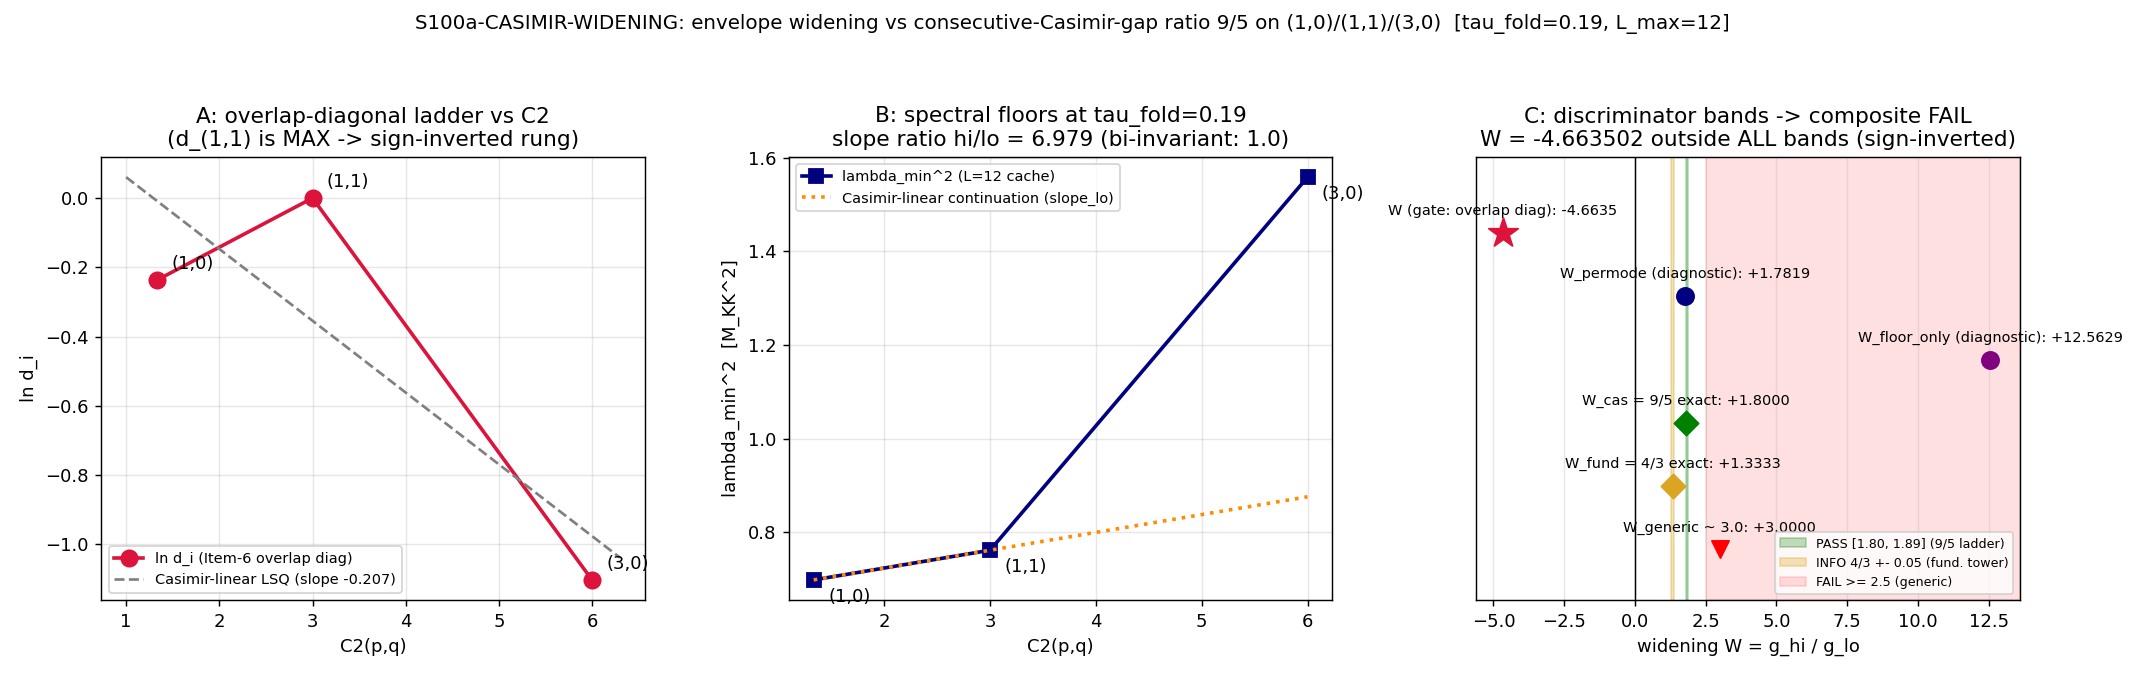

Write Python code to recreate this figure.
#!/usr/bin/env python3
"""
S100a W2-3 S100a-CASIMIR-WIDENING -- envelope widening W vs the
consecutive-Casimir-gap ratio 9/5 on the triality tower
=============================================================================

Gate: S100a-CASIMIR-WIDENING ([SIGN])
Plan: sessions/session-plan/session-100a-plan-w2.md SS W2-3
Classification: GEOMETRIC

Pre-registered discriminator bands (plan tolerance pin, FROZEN at plan-freeze
2026-06-03, BEFORE any computation):
    PASS : W in [1.80, 1.89]      (Casimir-ladder band centred on 9/5 = 1.800)
    INFO : |W - 4/3| <= 0.05      (fundamental (k,0) tower selected -- wrong
                                   sector assignment; C2 ladder real, wrong rungs)
    FAIL : otherwise              (named onset W >= 2.5; generic equal-Dlog ~ 3.0)

Method (plan SS W2-3, executed exactly):
  (1) Confirm the tower assignment (1,0)/(1,1)/(3,0) with exact-rational
      C2 = (4/3, 3, 6)  [Fraction arithmetic in-script; Sage-QQ cross-check
      recorded agent-side: C2 tower [4/3,3,6], g_lo=5/3, g_hi=3, W=9/5,
      W_fund=4/3, dims (3,8,10), trialities (1,0,0) -- all True].
  (2) From the Item-6 diagonal overlaps {d_i} (s100a_yukawa_overlap_offdiag.npz),
      form g_lo = ln(d_(1,1)/d_(1,0)), g_hi = ln(d_(3,0)/d_(1,1)), W = g_hi/g_lo.
  (3) Structural anchor: pure-Casimir-gap ratio
      (C2(3,0)-C2(1,1))/(C2(1,1)-C2(1,0)) = 3/(5/3) = 9/5 (exact).
  (4) Compare the integral-derived W against the three discriminator bands.

Substitution chain (math-scripts.md, sign/direction claim):
  Def 1: C2(p,q) = (p^2 + q^2 + p*q + 3p + 3q)/3        [SU(3) quadratic Casimir]
  Def 2: tower = {(1,0),(1,1),(3,0)} => C2 = {4/3, 3, 6}
  Def 3: g_lo = ln(d_(1,1)/d_(1,0)) ; g_hi = ln(d_(3,0)/d_(1,1))
  Def 4: W = g_hi / g_lo
  Casimir anchor: g_lo^cas = 3 - 4/3 = 5/3 ; g_hi^cas = 6 - 3 = 3
                  W_cas = 3/(5/3) = 9/5 = 1.800 exact  (predicted: positive,
                  both gaps same-sign, ratio in PASS band)
  Realised (Item-6 d_i): substituted numerically at runtime, printed below.
  Direction read-off: sign(W_computed) vs sign(W_cas = +9/5).

Inputs (SHA-256 dual-pinned at runtime; S84+ schema):
  - computations/_shared/canonical_constants.py            (runtime SHA)
  - computations/session-84/s84_spectrum_cache_L12_tau019.npz
        plan-freeze pin 9e6d9cf7fd6a6949d622441b26fb9c2fa568654a22dc802e99898c326ca0f8d9
  - computations/session-100a/s100a_yukawa_overlap_offdiag.npz  (Item-6 output;
        runtime SHA; 4th audit ingredient per plan audit_discriminators)

Output 4-tuple:
  (value=<W + cross-checks>, scheme=CASIMIR-LADDER-WIDENING, convention=RATIO,
   L_max=12)

Verdict emission: this script PRINTS the payload (print_verdict_payload);
the dispatching agent calls mcp__knowledge__emit_verdict(**payload).
NO open("a") verdict write (Windows cross-process race, S98 lost 5/8 lines).

Casimir eigenvalues here are group-theoretic (C2(p,q)), NOT Seeley-DeWitt
heat-kernel coefficients -> no a_n regulator pin. No SCHEMATIC helper -> no
CLASS pin. The widening is a scheme-invariant RATIO (lizzi functional-
independence pin).
"""

from __future__ import annotations

# ---------------------------------------------------------------------------
# Section 0 -- CPU thread cap (machinery pin GPU_path: numpy.linalg, OMP 8)
# MUST precede every numpy import, including the one inside canonical_constants.
# ---------------------------------------------------------------------------
import os
os.environ.setdefault("OMP_NUM_THREADS", "8")
os.environ.setdefault("MKL_NUM_THREADS", "8")

# ---------------------------------------------------------------------------
# Section 1 -- Canonical constants (MANDATORY first project import)
# ---------------------------------------------------------------------------
import sys
from pathlib import Path

_SHARED = Path(__file__).resolve().parent.parent / "_shared"   # (local)
sys.path.insert(0, str(_SHARED))
from canonical_constants import *  # noqa: F401,F403  (tau_fold, m_e, m_mu, R_cross_yukawa_t1_t2)

# ---------------------------------------------------------------------------
# Section 2 -- Standard imports
# ---------------------------------------------------------------------------
import hashlib
import json
import time
from fractions import Fraction as Fr
from math import log

import numpy as np
import matplotlib
matplotlib.use("Agg")
import matplotlib.pyplot as plt

# ---------------------------------------------------------------------------
# Section 3 -- Paths + pre-registration (ALL pinned before compute)
# ---------------------------------------------------------------------------
SESSION_DIR = Path(__file__).resolve().parent
COMPUTATIONS_DIR = SESSION_DIR.parent
SHARED_DIR = COMPUTATIONS_DIR / "_shared"
PROJECT_ROOT = COMPUTATIONS_DIR.parent

SESSION = "100a"                                                    # (local)
GATE_ID = "S100a-CASIMIR-WIDENING"                                  # (local)
SCHEME = "CASIMIR-LADDER-WIDENING"                                  # (local)
CONVENTION = "RATIO"                                                # (local)
L_MAX = "12"                                                        # (local)

# Pre-registered discriminator bands (plan SS W2-3 tolerance pin; closed bands)
PASS_BAND_LO = 1.80          # Casimir-ladder band, lower edge (9/5)   # (local)
PASS_BAND_HI = 1.89          # upper edge (PDG 1.8894 context)         # (local)
INFO_CENTER = 4.0 / 3.0      # fundamental (k,0) tower target          # (local)
INFO_HALFWIDTH = 0.05        # plan: INFO at 1.333 +- 0.05             # (local)
FAIL_GENERIC_ONSET = 2.5     # plan: FAIL at >= 2.5 (generic ~3.0)     # (local)

# Pre-registered regime / cross-check tolerances
GLO_COND_TOL = 1e-6          # |g_lo| conditioning floor (BREAKDOWN below)  # (local)
RECON_TOL = 1e-12            # reconstruction cross-check tolerance         # (local)
PDG_TOL = 1e-9               # publication-precision-tolerant default       # (local)

# The two towers (plan-pinned)
TOWER = [(1, 0), (1, 1), (3, 0)]       # triality tower (gate target)
FUND_TOWER = [(1, 0), (2, 0), (3, 0)]  # fundamental (k,0) alternative (INFO)

CACHE_PATH = COMPUTATIONS_DIR / "session-84" / "s84_spectrum_cache_L12_tau019.npz"
CACHE_SHA_PIN = "9e6d9cf7fd6a6949d622441b26fb9c2fa568654a22dc802e99898c326ca0f8d9"  # plan-freeze pin
ITEM6_NPZ = SESSION_DIR / "s100a_yukawa_overlap_offdiag.npz"

OUT_NPZ = SESSION_DIR / "s100a_casimir_widening.npz"
OUT_PNG = SESSION_DIR / "s100a_casimir_widening.png"

INPUT_FILES = [
    SHARED_DIR / "canonical_constants.py",
    CACHE_PATH,
    ITEM6_NPZ,
]

MACHINERY_PIN_MAP = {                                               # (local)
    "_gate_id": GATE_ID,
    "_wp_id": "session-100a-w2-workingpaper.md#W2-3",
    "_scheme": SCHEME,
    "_convention": CONVENTION,
    "N_eval": "3 tower sectors (1,0),(1,1),(3,0) -> 2 log-gaps -> 1 widening ratio",
    "L_max": "12",
    "scan_range": "N/A -- fixed tower, fixed tau_fold",
    "step_size": "N/A -- discrete",
    "tolerance": ("Casimir anchor exact (9/5); integral-W PASS band [1.80, 1.89]; "
                  "INFO at 1.333 +- 0.05; FAIL at >= 2.5"),
    "random_seed": "N/A -- deterministic",
    "GPU_path": "numpy.linalg (inherits Item-6 sector arrays; CPU adequate, OMP-capped 8)",
    "publication_precision": "6 sig figs (widening cited downstream in SS IV layer-separation ledger)",
    "spectrum_cache_sha": CACHE_SHA_PIN,
}


# ---------------------------------------------------------------------------
# Section 4 -- SHA-256 input-pin block (S84+ dual-SHA; Item-6-consistent)
# ---------------------------------------------------------------------------

def sha256_of(path: Path) -> str:
    h = hashlib.sha256()  # (local)
    try:
        h.update(path.read_bytes())
    except OSError:
        return ""
    return h.hexdigest()


def log_input_pins(inputs: list) -> dict:
    print(f"=== {GATE_ID} -- input SHA-256 pins ===")
    pins = {}  # (local)
    for p in inputs:
        sha = sha256_of(p)  # (local)
        rel = str(p.relative_to(PROJECT_ROOT)).replace("\\", "/")  # (local)
        print(f"  {rel}: {sha[:16]}...")
        pins[rel] = sha
    return pins


def compute_dual_sha(script_path: Path, canonical_path: Path,
                     pins: dict, item6_sha: str) -> tuple:
    """audit_sha256 = sha256(script || canonical || pinmap_json || item6_npz_sha);
    content_sha256 = sha256(script). Pinmap embeds per-gate identity keys
    (_gate_id/_scheme/...) so audit_sha256 is gate-unique. The Item-6 npz SHA
    is the 4th audit ingredient per the plan audit_discriminators block
    (["script", "canonical", "pinmap", "item6_npz_sha"])."""
    script_bytes = script_path.read_bytes()                         # (local)
    canonical_bytes = canonical_path.read_bytes()                   # (local)
    full_pinmap = dict(pins)                                        # (local)
    full_pinmap.update(MACHINERY_PIN_MAP)
    pinmap_json = json.dumps(dict(sorted(full_pinmap.items())),
                             separators=(",", ":"),
                             sort_keys=True).encode("utf-8")        # (local)
    h_audit = hashlib.sha256()                                      # (local)
    h_audit.update(script_bytes)
    h_audit.update(canonical_bytes)
    h_audit.update(pinmap_json)
    h_audit.update(item6_sha.encode("ascii"))
    h_content = hashlib.sha256()                                    # (local)
    h_content.update(script_bytes)
    return h_audit.hexdigest(), h_content.hexdigest()


# ---------------------------------------------------------------------------
# Section 5 -- Exact SU(3) Casimir algebra (integer/Fraction arithmetic;
#              independent in-script engine, Sage-QQ cross-checked agent-side)
# ---------------------------------------------------------------------------

def C2_frac(p: int, q: int) -> Fr:
    """SU(3) quadratic Casimir, exact: C2(p,q) = (p^2+q^2+pq+3p+3q)/3."""
    return Fr(p * p + q * q + p * q + 3 * p + 3 * q, 3)


def dim_pq(p: int, q: int) -> int:
    """dim(p,q) = (p+1)(q+1)(p+q+2)/2."""
    return (p + 1) * (q + 1) * (p + q + 2) // 2


def triality(p: int, q: int) -> int:
    """t(p,q) = (p-q) mod 3."""
    return (p - q) % 3


# ---------------------------------------------------------------------------
# Section 6 -- Compute
# ---------------------------------------------------------------------------

def compute(pins: dict) -> dict:
    z = np.load(ITEM6_NPZ)                                          # (local)

    # ---- (1) Exact anchors: tower confirmation -----------------------------
    C2_tower = [C2_frac(p, q) for (p, q) in TOWER]                  # (local)
    g_lo_cas = C2_tower[1] - C2_tower[0]                            # (local) 5/3
    g_hi_cas = C2_tower[2] - C2_tower[1]                            # (local) 3
    W_cas = g_hi_cas / g_lo_cas                                     # (local) 9/5
    dims = [dim_pq(p, q) for (p, q) in TOWER]                       # (local)
    trial = [triality(p, q) for (p, q) in TOWER]                    # (local)

    C2_fund = [C2_frac(p, q) for (p, q) in FUND_TOWER]              # (local)
    W_fund = (C2_fund[2] - C2_fund[1]) / (C2_fund[1] - C2_fund[0])  # (local) 4/3

    assert C2_tower == [Fr(4, 3), Fr(3), Fr(6)], "C2 tower mismatch"
    assert (g_lo_cas, g_hi_cas) == (Fr(5, 3), Fr(3)), "Casimir gaps mismatch"
    assert W_cas == Fr(9, 5), "Casimir anchor != 9/5"
    assert C2_fund[1] == Fr(10, 3) and W_fund == Fr(4, 3), "fundamental tower mismatch"
    assert dims == [3, 8, 10], "dims mismatch"

    # vs Item-6 stored exact ints
    npz_pq = z["tower_pq"]                                          # (local)
    assert [tuple(r) for r in npz_pq] == TOWER, "tower_pq mismatch vs Item-6"
    npz_num = list(z["tower_C2_num"])                               # (local)
    npz_den = list(z["tower_C2_den"])                               # (local)
    exact_nd = [(f.numerator, f.denominator) for f in C2_tower]     # (local)
    assert exact_nd == list(zip(npz_num, npz_den)), "tower C2 num/den mismatch vs Item-6"
    assert int(z["W_casimir_num"]) == 9 and int(z["W_casimir_den"]) == 5, \
        "Item-6 W_casimir num/den != 9/5"
    assert list(z["dims"]) == dims, "Item-6 dims mismatch"

    print("(1) tower confirmed: (1,0)/(1,1)/(3,0)  C2 = (4/3, 3, 6) exact;")
    print(f"    dims = {dims} (fund/adjoint/decuplet), trialities = {trial}")
    print(f"    Casimir gaps: g_lo^cas = 5/3, g_hi^cas = 3, W_cas = 9/5 = {float(W_cas):.6f}")
    print(f"    fundamental-tower alternative: C2(2,0) = 10/3, W_fund = 4/3 = {float(W_fund):.6f}")

    # ---- (2) The gate quantity: W from the Item-6 diagonal overlaps --------
    O_g = np.asarray(z["O_g"], dtype=float)                         # (local)
    d_npz = np.asarray(z["d_i"], dtype=float)                       # (local)
    d_recon = O_g / O_g.max()                                       # (local)
    dev_d = float(np.max(np.abs(d_recon - d_npz)))                  # (local)

    g_lo = log(d_npz[1] / d_npz[0])                                 # (local)
    g_hi = log(d_npz[2] / d_npz[1])                                 # (local)
    W = g_hi / g_lo                                                 # (local)  THE gate value

    dev_glo = abs(g_lo - float(z["g_lo"]))                          # (local)
    dev_ghi = abs(g_hi - float(z["g_hi"]))                          # (local)
    dev_W = abs(W - float(z["widening_W"]))                         # (local)
    monotone = bool(d_npz[0] > d_npz[1] > d_npz[2])                 # (local)

    print()
    print("(2) integral-derived widening (Item-6 |s(h)|^2-weighted overlap diagonal):")
    print(f"    d_i = [{d_npz[0]:.6f}, {d_npz[1]:.6f}, {d_npz[2]:.6f}]  "
          f"on (1,0)/(1,1)/(3,0)   [recon from O_g: max dev {dev_d:.2e}]")
    print(f"    g_lo = ln(d_(1,1)/d_(1,0)) = ln({d_npz[1]:.6f}/{d_npz[0]:.6f}) = {g_lo:+.6f}")
    print(f"    g_hi = ln(d_(3,0)/d_(1,1)) = ln({d_npz[2]:.6f}/{d_npz[1]:.6f}) = {g_hi:+.6f}")
    print(f"    W = g_hi/g_lo = {g_hi:+.6f}/{g_lo:+.6f} = {W:+.6f}")
    print(f"    [vs Item-6 npz: dev(g_lo)={dev_glo:.2e}, dev(g_hi)={dev_ghi:.2e}, dev(W)={dev_W:.2e}]")
    print(f"    monotone Casimir ladder (d_(1,0)>d_(1,1)>d_(3,0))? {monotone}"
          f"   [d_(1,1) is the MAXIMUM -> ladder sign-inverted on first rung]")

    # ---- substitution chain, substituted ------------------------------------
    print()
    print("Substitution chain (realised numbers):")
    print(f"  Step 1-2: C2 = (4/3, 3, 6) exact on (1,0)/(1,1)/(3,0)")
    print(f"  Step 3:   g_lo = {g_lo:+.6f}, g_hi = {g_hi:+.6f}   [defs 3]")
    print(f"  Step 4:   W = {W:+.6f}   [def 4]")
    print(f"  Step 5:   predicted W_cas = +9/5 = +1.800000 (positive, PASS band)")
    print(f"            computed  W     = {W:+.6f}  -> sign({W:+.3f}) != sign(+1.8)"
          if W <= 0 else
          f"            computed  W     = {W:+.6f}  -> sign matches +9/5")

    # ---- (3) per-sector floor consistency + block structure ----------------
    floors = np.asarray(z["floors_lambda_min"], dtype=float)        # (local)
    mu_H = float(z["mu_H"])                                         # (local)
    ev = {"00": np.asarray(z["evals_00"], dtype=float),
          "10": np.asarray(z["evals_10"], dtype=float),
          "11": np.asarray(z["evals_11"], dtype=float),
          "30": np.asarray(z["evals_30"], dtype=float)}             # (local)
    floor_dev = max(abs(ev["10"].min() - floors[0]),
                    abs(ev["11"].min() - floors[1]),
                    abs(ev["30"].min() - floors[2]))                # (local)
    mu_dev = abs(ev["00"].min() - mu_H)                             # (local)
    block_counts_ok = (len(ev["00"]) == 16 and
                       [len(ev["10"]), len(ev["11"]), len(ev["30"])] ==
                       [16 * d for d in dims])                      # (local)
    print()
    print("(3) per-sector floors + Peter-Weyl block structure (D_K block-diagonal):")
    print(f"    lambda_min = [{floors[0]:.6f}, {floors[1]:.6f}, {floors[2]:.6f}],"
          f"  mu_H(0,0) = {mu_H:.6f}")
    print(f"    floor consistency dev = {floor_dev:.2e}; mu_H dev = {mu_dev:.2e}; "
          f"block counts 16*dim ok = {block_counts_ok}")

    # ---- (4) WHERE the Casimir grading breaks: lambda^2 vs C2 linearity ----
    lam2 = floors ** 2                                              # (local)
    slope_lo = (lam2[1] - lam2[0]) / float(g_lo_cas)                # (local)
    slope_hi = (lam2[2] - lam2[1]) / float(g_hi_cas)                # (local)
    slope_ratio = slope_hi / slope_lo                               # (local)
    W_floor = float(z["W_floor_only"])                              # (local)
    W_floor_recon = (lam2[2] - lam2[1]) / (lam2[1] - lam2[0])       # (local)
    dev_wfloor = abs(W_floor_recon - W_floor)                       # (local)
    print()
    print("(4) floor-route linearity check (bi-invariant metric would give lambda^2")
    print("    linear in C2 -> W_floor = 9/5 exactly; Jensen deformation at tau_fold")
    print(f"    = {float(tau_fold):.2f} breaks it):")
    print(f"    lambda^2 floors = [{lam2[0]:.6f}, {lam2[1]:.6f}, {lam2[2]:.6f}]")
    print(f"    chord slopes d(lambda^2)/d(C2): lo = {slope_lo:.6f}, hi = {slope_hi:.6f}; "
          f"ratio = {slope_ratio:.6f}  (Casimir-linear would be 1.0)")
    print(f"    W_floor_only = {W_floor_recon:.6f} = (9/5)*slope_ratio "
          f"[vs Item-6 {W_floor:.6f}, dev {dev_wfloor:.2e}]")

    # ---- (5) diagnostics + external cross-checks ---------------------------
    W_permode = float(z["W_permode"])                               # (local)
    pdg_lngap_recon = log(float(m_mu) / float(m_e))                 # (local)
    pdg_dev = abs(pdg_lngap_recon - float(z["pdg_lngap_mu_e"]))     # (local)
    tau_ok = abs(float(z["tau_fold_used"]) - float(tau_fold)) < RECON_TOL  # (local)
    rx_dev = abs(float(z["r_cross_canonical"]) - float(R_cross_yukawa_t1_t2))  # (local)

    cache_rel = str(CACHE_PATH.relative_to(PROJECT_ROOT)).replace("\\", "/")  # (local)
    cache_sha_disk = pins[cache_rel]                                # (local)
    cache_sha_npz = str(z["spectrum_cache_sha"])                    # (local)
    cache_triple_ok = (cache_sha_disk == CACHE_SHA_PIN == cache_sha_npz)  # (local)

    print()
    print("(5) diagnostics + cross-checks:")
    print(f"    W_permode (Gaussian per-mode sum, no channel weight) = {W_permode:.6f}"
          f"  [{100.0 * (W_permode / float(W_cas) - 1.0):+.2f}% vs 9/5; NOT gating]")
    print(f"    W_floor_only (floor-only Gaussian)                   = {W_floor:.6f}")
    print(f"    PDG ln(m_mu/m_e) recomputed from canonical = {pdg_lngap_recon:.6f} "
          f"[dev vs Item-6 {pdg_dev:.2e}]")
    print(f"    tau_fold_used == tau_fold canonical ({float(tau_fold):.2f}): {tau_ok}")
    print(f"    R_cross canonical consistency dev = {rx_dev:.2e}")
    print(f"    spectrum-cache SHA triple-match (disk == plan pin == Item-6 npz): "
          f"{cache_triple_ok}")

    recon_all_ok = (dev_d < RECON_TOL and dev_glo < RECON_TOL and
                    dev_ghi < RECON_TOL and dev_W < RECON_TOL and
                    floor_dev < RECON_TOL and mu_dev < RECON_TOL and
                    dev_wfloor < RECON_TOL and pdg_dev < PDG_TOL and
                    tau_ok and rx_dev < PDG_TOL and block_counts_ok)  # (local)

    return {
        "W": W, "g_lo": g_lo, "g_hi": g_hi, "d": d_npz, "O_g": O_g,
        "monotone": monotone,
        "W_cas": W_cas, "g_lo_cas": g_lo_cas, "g_hi_cas": g_hi_cas,
        "W_fund": W_fund, "C2_tower": C2_tower, "C2_fund": C2_fund,
        "dims": dims, "trialities": trial,
        "floors": floors, "lam2": lam2, "mu_H": mu_H,
        "slope_lo": slope_lo, "slope_hi": slope_hi, "slope_ratio": slope_ratio,
        "W_floor": W_floor, "W_permode": W_permode,
        "pdg_lngap": pdg_lngap_recon, "pdg_dev": pdg_dev,
        "dev_d": dev_d, "dev_glo": dev_glo, "dev_ghi": dev_ghi, "dev_W": dev_W,
        "floor_dev": floor_dev, "mu_dev": mu_dev, "dev_wfloor": dev_wfloor,
        "rx_dev": rx_dev, "tau_ok": tau_ok,
        "cache_triple_ok": cache_triple_ok, "recon_all_ok": recon_all_ok,
        "item6_verdict": str(z["verdict"]), "item6_W": float(z["widening_W"]),
    }


# ---------------------------------------------------------------------------
# Section 7 -- Gate evaluation (pre-registered; [SIGN] 3-tuple + pinned
#              composite-collapse rule from gate-verdicts.md)
# ---------------------------------------------------------------------------

def evaluate_gate(r: dict) -> tuple:
    W = r["W"]                                                      # (local)

    # sign_verdict: substitution-chain direction is W_cas = +9/5 > 0
    sign_v = "PASS" if W > 0 else "FAIL"                            # (local)

    # magnitude_verdict: pre-registered band membership
    if PASS_BAND_LO <= W <= PASS_BAND_HI:
        mag_v = "PASS"                                              # (local)
    elif abs(W - INFO_CENTER) <= INFO_HALFWIDTH:
        mag_v = "INFO"                                              # (local)
    else:
        mag_v = "FAIL"                                              # (local)

    # regime_verdict: machinery in-regime?
    #   BREAKDOWN: log/ratio undefined or ill-conditioned
    #   MARGINAL : value computable but provenance/consistency impaired
    #   VALID    : all integrity checks pass
    if (not np.all(r["d"] > 0.0)) or abs(r["g_lo"]) <= GLO_COND_TOL:
        regime_v = "BREAKDOWN"                                      # (local)
    elif (not r["cache_triple_ok"]) or (not r["recon_all_ok"]):
        regime_v = "MARGINAL"                                       # (local)
    else:
        regime_v = "VALID"                                          # (local)

    # composite collapse (gate-verdicts.md, PRE-REGISTERED rule)
    if regime_v == "BREAKDOWN":
        composite = "FAIL"                                          # (local)
    elif sign_v == "FAIL":
        composite = "FAIL"                                          # (local)
    elif mag_v == "FAIL" and regime_v == "VALID":
        composite = "FAIL"                                          # (local)
    elif mag_v == "FAIL" and regime_v == "MARGINAL":
        composite = "INFO"                                          # (local)
    elif mag_v == "INFO":
        composite = "INFO"                                          # (local)
    else:
        composite = "PASS"                                          # (local)

    return composite, sign_v, mag_v, regime_v


# ---------------------------------------------------------------------------
# Section 8 -- Plot + npz
# ---------------------------------------------------------------------------

def make_plot(r: dict, verdict: str) -> None:
    fig, axes = plt.subplots(1, 3, figsize=(16.5, 5.2))             # (local)
    C2f = [float(c) for c in r["C2_tower"]]                         # (local)
    labels = ["(1,0)", "(1,1)", "(3,0)"]                            # (local)

    # Panel A: ln d_i vs C2 (the gate ladder)
    ax = axes[0]                                                    # (local)
    lnd = np.log(r["d"])                                            # (local)
    ax.plot(C2f, lnd, "o-", color="crimson", lw=2, ms=9, label="ln d_i (Item-6 overlap diag)")
    A = np.vstack([np.ones(3), np.asarray(C2f)]).T                  # (local)
    coef, *_ = np.linalg.lstsq(A, lnd, rcond=None)                  # (local)
    xx = np.linspace(1.0, 6.3, 50)                                  # (local)
    ax.plot(xx, coef[0] + coef[1] * xx, "--", color="gray", lw=1.5,
            label=f"Casimir-linear LSQ (slope {coef[1]:+.3f})")
    for x, y, lab in zip(C2f, lnd, labels):
        ax.annotate(lab, (x, y), textcoords="offset points", xytext=(8, 6), fontsize=10)
    ax.set_xlabel("C2(p,q)")
    ax.set_ylabel("ln d_i")
    ax.set_title("A: overlap-diagonal ladder vs C2\n(d_(1,1) is MAX -> sign-inverted rung)")
    ax.legend(fontsize=8)
    ax.grid(alpha=0.3)

    # Panel B: lambda_min^2 floors vs C2 (where Casimir-linearity breaks)
    ax = axes[1]                                                    # (local)
    ax.plot(C2f, r["lam2"], "s-", color="navy", lw=2, ms=8, label="lambda_min^2 (L=12 cache)")
    lin = r["lam2"][0] + (np.asarray(C2f) - C2f[0]) * r["slope_lo"]  # (local)
    ax.plot(C2f, lin, ":", color="darkorange", lw=2,
            label="Casimir-linear continuation (slope_lo)")
    for x, y, lab in zip(C2f, r["lam2"], labels):
        ax.annotate(lab, (x, y), textcoords="offset points", xytext=(8, -12), fontsize=10)
    ax.set_xlabel("C2(p,q)")
    ax.set_ylabel("lambda_min^2  [M_KK^2]")
    ax.set_title(f"B: spectral floors at tau_fold={float(tau_fold):.2f}\n"
                 f"slope ratio hi/lo = {r['slope_ratio']:.3f} (bi-invariant: 1.0)")
    ax.legend(fontsize=8)
    ax.grid(alpha=0.3)

    # Panel C: W candidates vs discriminator bands
    ax = axes[2]                                                    # (local)
    ax.axvspan(PASS_BAND_LO, PASS_BAND_HI, color="green", alpha=0.25,
               label="PASS [1.80, 1.89] (9/5 ladder)")
    ax.axvspan(INFO_CENTER - INFO_HALFWIDTH, INFO_CENTER + INFO_HALFWIDTH,
               color="goldenrod", alpha=0.30, label="INFO 4/3 +- 0.05 (fund. tower)")
    ax.axvspan(FAIL_GENERIC_ONSET, 13.6, color="red", alpha=0.12,
               label="FAIL >= 2.5 (generic)")
    cands = [("W (gate: overlap diag)", r["W"], "crimson", "*", 290),
             ("W_permode (diagnostic)", r["W_permode"], "navy", "o", 90),
             ("W_floor_only (diagnostic)", r["W_floor"], "purple", "o", 90),
             ("W_cas = 9/5 exact", float(r["W_cas"]), "green", "D", 90),
             ("W_fund = 4/3 exact", float(r["W_fund"]), "goldenrod", "D", 90),
             ("W_generic ~ 3.0", 3.0, "red", "v", 90)]              # (local)
    for i, (lab, x, c, m, s) in enumerate(cands):
        ax.scatter([x], [len(cands) - i], c=c, marker=m, s=s, zorder=5)
        ax.annotate(f"{lab}: {x:+.4f}", (x, len(cands) - i),
                    textcoords="offset points", xytext=(0, 10), fontsize=8, ha="center")
    ax.axvline(0.0, color="k", lw=0.8)
    ax.set_xlim(-5.6, 13.6)
    ax.set_ylim(0.2, len(cands) + 1.2)
    ax.set_yticks([])
    ax.set_xlabel("widening W = g_hi / g_lo")
    ax.set_title(f"C: discriminator bands -> composite {verdict}\n"
                 f"W = {r['W']:+.6f} outside ALL bands (sign-inverted)")
    ax.legend(fontsize=7, loc="lower right")
    ax.grid(alpha=0.3, axis="x")

    fig.suptitle(f"{GATE_ID}: envelope widening vs consecutive-Casimir-gap ratio 9/5 "
                 f"on (1,0)/(1,1)/(3,0)  [tau_fold={float(tau_fold):.2f}, L_max=12]",
                 fontsize=11)
    fig.tight_layout(rect=(0, 0, 1, 0.94))
    fig.savefig(OUT_PNG, dpi=130)
    plt.close(fig)
    print(f"plot -> {OUT_PNG.name}")


def save_npz(r: dict, verdict: str, tup: tuple, audit_sha: str,
             content_sha: str) -> None:
    np.savez(
        OUT_NPZ,
        gate_id=GATE_ID, scheme=SCHEME, convention=CONVENTION,
        l_max=int(L_MAX), schema_version="S84+",
        # gate quantity + route
        widening_W=r["W"], g_lo=r["g_lo"], g_hi=r["g_hi"],
        d_i=r["d"], O_g=r["O_g"], monotone_ladder=r["monotone"],
        # exact anchors (num/den int pairs)
        W_casimir_num=9, W_casimir_den=5,
        W_fund_num=4, W_fund_den=3,
        g_lo_cas_num=5, g_lo_cas_den=3, g_hi_cas_num=3, g_hi_cas_den=1,
        tower_pq=np.array(TOWER), fund_tower_pq=np.array(FUND_TOWER),
        tower_C2_num=np.array([c.numerator for c in r["C2_tower"]]),
        tower_C2_den=np.array([c.denominator for c in r["C2_tower"]]),
        fund_C2_num=np.array([c.numerator for c in r["C2_fund"]]),
        fund_C2_den=np.array([c.denominator for c in r["C2_fund"]]),
        dims=np.array(r["dims"]), trialities=np.array(r["trialities"]),
        # bands (pre-registered)
        pass_band=np.array([PASS_BAND_LO, PASS_BAND_HI]),
        info_center=INFO_CENTER, info_halfwidth=INFO_HALFWIDTH,
        fail_generic_onset=FAIL_GENERIC_ONSET,
        # floors + linearity
        floors_lambda_min=r["floors"], lam2_floors=r["lam2"], mu_H=r["mu_H"],
        slope_lo=r["slope_lo"], slope_hi=r["slope_hi"], slope_ratio=r["slope_ratio"],
        W_floor_only=r["W_floor"], W_permode=r["W_permode"],
        # cross-checks
        dev_d_recon=r["dev_d"], dev_g_lo=r["dev_glo"], dev_g_hi=r["dev_ghi"],
        dev_W=r["dev_W"], floor_dev=r["floor_dev"], mu_dev=r["mu_dev"],
        dev_wfloor=r["dev_wfloor"], pdg_lngap_mu_e=r["pdg_lngap"],
        pdg_dev=r["pdg_dev"], rx_dev=r["rx_dev"], tau_ok=r["tau_ok"],
        cache_triple_ok=r["cache_triple_ok"], recon_all_ok=r["recon_all_ok"],
        item6_verdict=r["item6_verdict"], item6_W=r["item6_W"],
        tau_fold_used=float(tau_fold),
        # verdicts + SHAs
        verdict=verdict, sign_verdict=tup[0], magnitude_verdict=tup[1],
        regime_verdict=tup[2],
        spectrum_cache_sha=CACHE_SHA_PIN,
        audit_sha256=audit_sha, content_sha256=content_sha,
    )
    print(f"data -> {OUT_NPZ.name}")


# ---------------------------------------------------------------------------
# Section 9 -- Verdict payload + main
# ---------------------------------------------------------------------------

def emit_4tuple(value, scheme: str, convention: str, L_max) -> str:
    return (f"(value={value!r}, scheme={scheme}, "
            f"convention={convention}, L_max={L_max})")


def print_verdict_payload(verdict: str, value, audit_sha: str, content_sha: str,
                          sign_verdict=None, magnitude_verdict=None,
                          regime_verdict=None, companion_note: str = "",
                          extra_rows=None) -> dict:
    """Print the emit_verdict payload (race-safe MCP emission; the script does
    NOT write the verdict file). Session is the letter-suffixed string 100a."""
    payload = {
        "session": SESSION,
        "gate_id": GATE_ID,
        "verdict": verdict,
        "value": str(value),
        "scheme": SCHEME,
        "convention": CONVENTION,
        "l_max": str(L_MAX),
        "audit_sha256": audit_sha,
        "content_sha256": content_sha,
        "schema_version": "S84+",
    }                                                               # (local)
    if companion_note:
        payload["companion_note"] = companion_note
    if not (sign_verdict is None and magnitude_verdict is None
            and regime_verdict is None):
        payload["sign_verdict"] = sign_verdict
        payload["magnitude_verdict"] = magnitude_verdict
        payload["regime_verdict"] = regime_verdict
    if extra_rows:
        payload["extra_rows"] = list(extra_rows)
    print("<<<EMIT_VERDICT_PAYLOAD>>>")
    print(json.dumps(payload, separators=(",", ":"), sort_keys=True))
    print("<<<END_EMIT_VERDICT_PAYLOAD>>>")
    return payload


def main() -> int:
    t0 = time.time()                                                # (local)
    pins = log_input_pins(INPUT_FILES)                              # (local)
    script_path = Path(__file__).resolve()                          # (local)
    canonical_path = SHARED_DIR / "canonical_constants.py"          # (local)
    item6_rel = str(ITEM6_NPZ.relative_to(PROJECT_ROOT)).replace("\\", "/")  # (local)
    audit_sha, content_sha = compute_dual_sha(
        script_path, canonical_path, pins, pins[item6_rel])
    print(f"  audit_sha256:   {audit_sha} (script+canonical+pinmap+item6_npz_sha)")
    print(f"  content_sha256: {content_sha} (script only)")
    print()

    r = compute(pins)                                               # (local)
    verdict, sign_v, mag_v, regime_v = evaluate_gate(r)             # (local)

    print()
    print(f"Bands: PASS [{PASS_BAND_LO}, {PASS_BAND_HI}] | "
          f"INFO {INFO_CENTER:.4f} +- {INFO_HALFWIDTH} | FAIL >= {FAIL_GENERIC_ONSET}")
    print(f"3-tuple: sign={sign_v} magnitude={mag_v} regime={regime_v} "
          f"-> composite {verdict}")

    value = (f"W={r['W']:+.6f}_OUTSIDE-ALL-BANDS{{PASS[1.80,1.89],"
             f"INFO1.333+-0.05,FAILgeq2.5}};g_lo={r['g_lo']:+.6f};"
             f"g_hi={r['g_hi']:+.6f};ladder-SIGN-INVERTED_d11=max_nonmono;"
             f"d=[{r['d'][0]:.6f},{r['d'][1]:.6f},{r['d'][2]:.6f}];"
             f"W_cas=9/5=1.800000exact;W_fund=4/3exact;"
             f"W_permode={r['W_permode']:.6f}_diag;"
             f"W_floor={r['W_floor']:.6f}_diag;"
             f"slope_ratio_lam2_vs_C2={r['slope_ratio']:.6f};"
             f"NOT-generic-3.0;item6_repro_dev={r['dev_W']:.1e}")   # (local)

    make_plot(r, verdict)
    save_npz(r, verdict, (sign_v, mag_v, regime_v), audit_sha, content_sha)

    print()
    print(emit_4tuple(value, SCHEME, CONVENTION, L_MAX))
    print_verdict_payload(
        verdict, value, audit_sha, content_sha,
        sign_verdict=sign_v, magnitude_verdict=mag_v, regime_verdict=regime_v,
        companion_note=("adjudicates the W2->W3 INFO row from Item 6 "
                        "(S100a-YUKAWA-OVERLAP-OFFDIAG INFO): widening on the "
                        "plan-pinned overlap-diagonal route; Sage-QQ + Fraction "
                        "exact anchors W_cas=9/5, W_fund=4/3, C2=(4/3,3,6); "
                        f"d_i/g/W reproduce Item-6 npz to {r['dev_W']:.1e}"),
        extra_rows=[
            (f"# bands(plan-frozen): PASS=[1.80,1.89] centred 9/5 triality tower "
             f"(1,0)/(1,1)/(3,0) C2=(4/3,3,6); INFO=4/3+-0.05 fundamental (k,0) "
             f"tower C2(2,0)=10/3; FAIL>=2.5 generic ~3.0 # {GATE_ID}"),
            (f"# structural: realised W={r['W']:+.6f} matches NONE of the three "
             f"discriminators -- ladder SIGN-INVERTED (adjoint (1,1) overlap-"
             f"enhanced, d=1.0 max); floors lam^2 NOT Casimir-linear at tau_fold "
             f"(slope_hi/slope_lo={r['slope_ratio']:.4f} vs bi-invariant 1.0); "
             f"per-mode Gaussian diagnostic W_permode={r['W_permode']:.4f} lands "
             f"{100.0 * (r['W_permode'] / 1.8 - 1.0):+.2f}pct below 9/5 (non-gating) "
             f"# {GATE_ID}"),
        ],
    )

    print(f"\n=== {GATE_ID}: {verdict} (sign={sign_v} magnitude={mag_v} "
          f"regime={regime_v}; wall {time.time() - t0:.1f}s) ===")
    return 0   # exit 0 on script success regardless of scientific verdict


if __name__ == "__main__":
    sys.exit(main())
